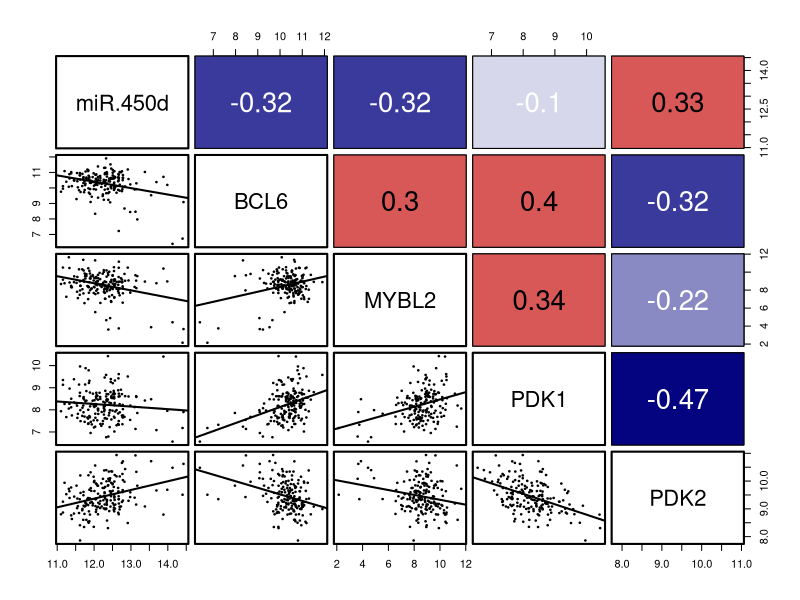

The R script that drew this image:
## ---- chunk 1
knitr::opts_chunk$set(echo = TRUE)
## ---- chunk 2
Sys.setenv(LANGUAGE = "en") #显示英文报错信息
options(stringsAsFactors = FALSE) #禁止chr转成factor
## ---- chunk 3
df <- read.csv("easy_input.csv", row.names = 1)
head(df)
## ---- chunk 4
par(bg = "#fdfdfd")

# 左下角
panel.raters <- function (x, y, corr = NULL, ...) {
  if (!is.null(corr)) 
    return()
  plot.xy(xy.coords(x, y), type = "p", 
          pch = 20, #点形状
          cex = .5, #点大小
          ...)
  abline(lm(y ~ x), lwd = 2) #画拟合线
  box(col = "black", lwd = 2) #黑色粗边框
}

# 对角线
textPanel <- function (x = 0.5, y = 0.5, txt, cex, font) {
  text(x, y, txt, cex = cex, font = font)
  box(col = "black", lwd = 2)
}

# 右上角
panel.fill.cor <- function (x, y, corr = NULL, ...) 
{
    # 计算相关系数
    corr <- round(cor(x, y, use = "pairwise", method = "pearson"),2) # 可以换成"kendall"或 "spearman"
    
    # 自定义背景颜色
    ncol <- 14
    col.regions <- colorRampPalette(c('darkslateblue', 'navy', 'white', 'firebrick3', 'red'))
    pal <- col.regions(ncol)
    col.ind <- as.numeric(cut(corr, breaks = seq(from = -1, to = 1, length.out = ncol + 1), include.lowest = TRUE))
    
    # 画背景
    par(new=TRUE)
    plot(0, type='n', xlim=c(-1,1), ylim=c(-1,1), axes=FALSE, asp=1)
    usr <- par("usr")
    rect(usr[1], usr[3], usr[2], usr[4], col = pal[col.ind], 
        border = NA)
    
    # 写相关系数
    text(0, 0, labels = corr, cex = 2.5, col = ifelse(corr > 0, "black", "white"))
    box(col = "black") #黑色窄边框
}

# 画图并保存到pdf文件
pdf("corrgram.pdf",8,8)
pairs(df[1:5], 
      gap = .5, #小图之间的空隙
      text.panel = textPanel, #对角线
      lower.panel = panel.raters, #左下角
      upper.panel = panel.fill.cor) #右上角

dev.off()
## ---- chunk 5
sessionInfo()
